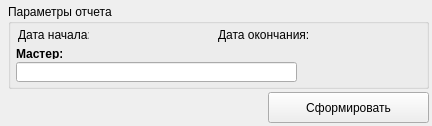
<?xml version="1.0" encoding="UTF-8"?>
<ui version="4.0">
 <class>repkassa</class>
 <widget class="QWidget" name="repkassa">
  <property name="geometry">
   <rect>
    <x>0</x>
    <y>0</y>
    <width>432</width>
    <height>126</height>
   </rect>
  </property>
  <property name="windowTitle">
   <string>Form</string>
  </property>
  <widget class="QGroupBox" name="groupBox">
   <property name="geometry">
    <rect>
     <x>8</x>
     <y>4</y>
     <width>421</width>
     <height>85</height>
    </rect>
   </property>
   <property name="title">
    <string>Параметры отчета</string>
   </property>
   <widget class="QDateLineEdit" name="date_start">
    <property name="geometry">
     <rect>
      <x>90</x>
      <y>20</y>
      <width>101</width>
      <height>22</height>
     </rect>
    </property>
   </widget>
   <widget class="QLabel" name="label">
    <property name="geometry">
     <rect>
      <x>10</x>
      <y>20</y>
      <width>71</width>
      <height>22</height>
     </rect>
    </property>
    <property name="text">
     <string>Дата начала:</string>
    </property>
   </widget>
   <widget class="QDateLineEdit" name="date_end">
    <property name="geometry">
     <rect>
      <x>310</x>
      <y>20</y>
      <width>101</width>
      <height>22</height>
     </rect>
    </property>
   </widget>
   <widget class="QLabel" name="label_2">
    <property name="geometry">
     <rect>
      <x>210</x>
      <y>20</y>
      <width>91</width>
      <height>22</height>
     </rect>
    </property>
    <property name="text">
     <string>Дата окончания:</string>
    </property>
   </widget>
   <widget class="QSelLineEdit" name="Sotrudnik">
    <property name="geometry">
     <rect>
      <x>8</x>
      <y>58</y>
      <width>281</width>
      <height>20</height>
     </rect>
    </property>
   </widget>
   <widget class="QLabel" name="label_4">
    <property name="geometry">
     <rect>
      <x>8</x>
      <y>44</y>
      <width>46</width>
      <height>11</height>
     </rect>
    </property>
    <property name="font">
     <font>
      <weight>75</weight>
      <bold>true</bold>
     </font>
    </property>
    <property name="text">
     <string>Мастер:</string>
    </property>
   </widget>
  </widget>
  <widget class="QPushButton" name="start_report">
   <property name="geometry">
    <rect>
     <x>268</x>
     <y>92</y>
     <width>161</width>
     <height>31</height>
    </rect>
   </property>
   <property name="text">
    <string>Сформировать</string>
   </property>
  </widget>
 </widget>
 <customwidgets>
  <customwidget>
   <class>QDateLineEdit</class>
   <extends>QWidget</extends>
   <header>qdatelineedit.h</header>
  </customwidget>
  <customwidget>
   <class>QSelLineEdit</class>
   <extends>QLineEdit</extends>
   <header>qsellineedit.h</header>
  </customwidget>
 </customwidgets>
 <resources/>
 <connections/>
</ui>
